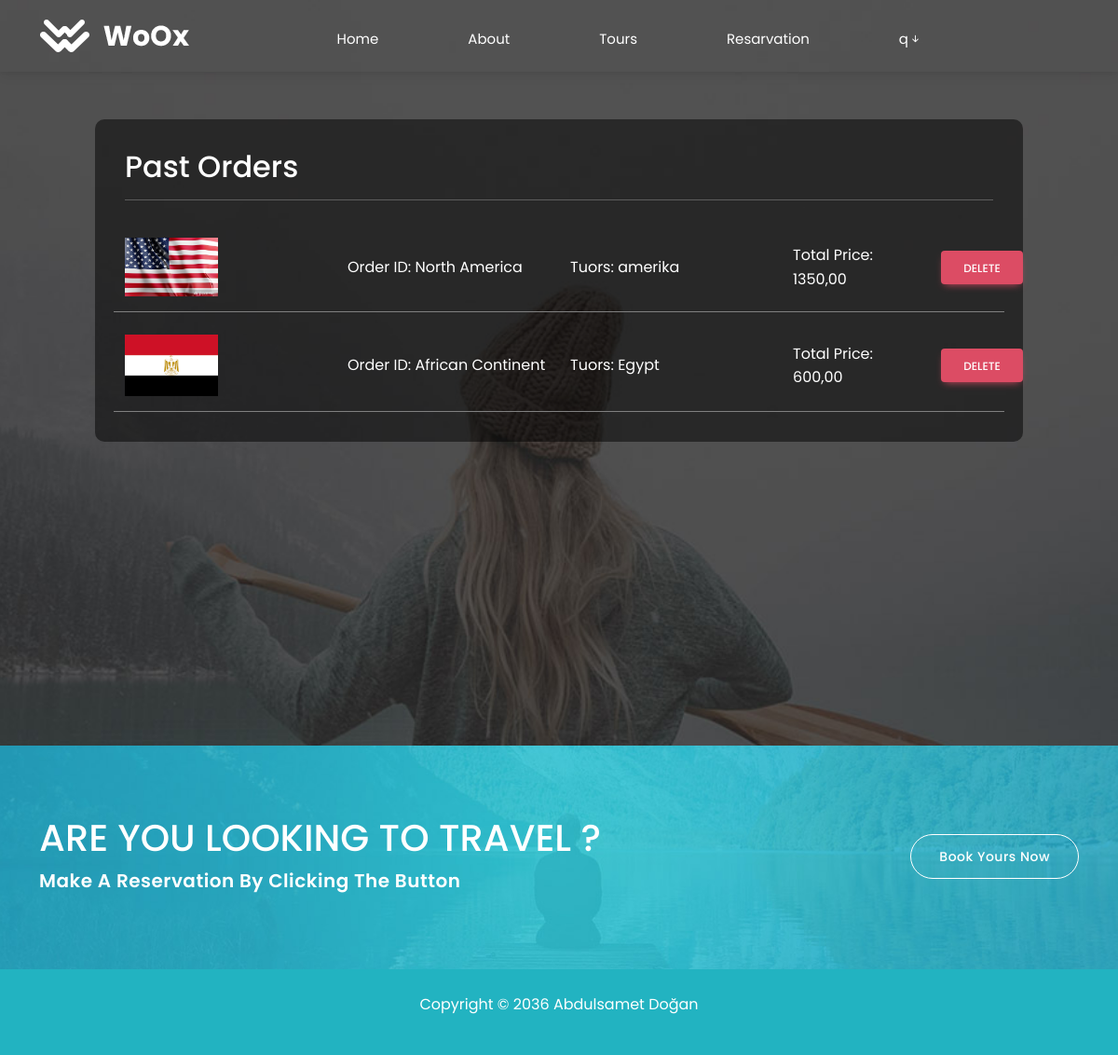
/past_orders/ (signed in), run on the app's committed database.
### appUser/models.py (models this page shows, shortened)
class PastOrder(models.Model):
    user = models.ForeignKey(User, on_delete=models.CASCADE,null=True)
    tuors = models.ForeignKey(Tour, on_delete=models.CASCADE,null=True)
    total_price = models.DecimalField(max_digits=10, decimal_places=2,null=True)

### appMy/models.py (models this page shows)
class Tour(models.Model):
    continents = models.ForeignKey(Continents, verbose_name=("kıta"), on_delete=models.CASCADE, blank=True, null=True)
    header=models.CharField(("tur üleksi"), max_length=50)
    text=models.TextField(("içerik"),max_length=5000)
    duration=models.CharField(("tur süresi"), max_length=50,null=True,blank=True)
    price=models.CharField(("fiyat"), max_length=50)
    total_price=models.CharField(("toplam yolcu adeti"), max_length=50,null=True)
    city=models.ManyToManyField(City, verbose_name=("şehirler"),blank=True)
    img=models.ImageField(("ülke bayrağı"), upload_to="None", max_length=500,null=True,blank=True)
    def __str__(self):
        return self.header

class Continents (models.Model):
    header=models.CharField(("kıta adı"), max_length=50)
    text=models.TextField(("içerik"),max_length=2000)
    img=models.ImageField(("resim"), upload_to="resin",  max_length=500)
    population=models.CharField(("kıta nüfusu"), max_length=50)
    area=models.CharField(("kıta yüz ölçümü"), max_length=50)
    countries_total=models.CharField(("kıtadaki toplam ülke"), max_length=50)
    video=models.TextField(("videos"),max_length=500,null=True)
    def __str__(self):
        return self.header

### appUser/views.py (the view)
# urls.py: path('past_orders/', past_orders, name='past_orders'),
def past_orders(request):
    past_orders = PastOrder.objects.filter(user=request.user)
    if request.method == "POST":
        button = request.POST.get("button")
        if button == "delete":
            selected_order_id = request.POST.get("order_id")
            selected_order = PastOrder.objects.get(user=request.user, id=selected_order_id)
            selected_order.delete()
    context = {
        "past_orders": past_orders
    }
    return render(request,"user/pastorders.html",context)

### appMy/templates/user/pastorders.html (shortened to what this page needs)
{% extends "base.html" %}
{% load static %}
{% block body %}
<div class="account">
  <div class="row  justify-content-center">
    <div class="col-md-10 ">
      <div class="contentss ">
        <div class="row">
          <div class="col-md-12   ">
            <h2>Past Orders</h2>
            <hr>
            <div class="detail  ">
             <form action="" method="POST">
              {% if past_orders  %}
              {% for i in past_orders %}
             <div class="row">
              <div class="col-md-12  mt-4 details">
                <div class="row">
                  <div class="col-md-3" >  <img src="{{ i.tuors.img.url  }}" width="100" alt=""></div>
                  <div class="col-md-3 align-self-center"> <p>Order ID: <span>{{ i.tuors.continents }}</span></p> </div>
                  <div class="col-md-3 align-self-center"> <p>Tuors: <span>{{ i.tuors }}</span></p> </div>
                  <div class="col-md-2 align-self-center">     <p>Total Price: {{ i.total_price }}</p></div>
                  <div class="col-md-1 align-self-center"> <a href="{% url 'past_orders_delete' i.id %}" class="btn btn-danger">Delete</a></div>
                </div>
              </div>
             </div>
              {% endfor %}
            {% else %}
            <p>No past orders found.</p>
            {% endif %}
          </form>
            </div>
          </div>
        </div>
      </div>
    </div>
  </div>
</div>
{% endblock body %}

### appMy/templates/part/_header.html (shortened to what this page needs)
{% load static %}
  <nav class="navbar navbar-expand-lg  bg-color fixed-top p-3">
    <div class="container  ">
      <a class="navbar-brand" href="#"> <img src="{% static 'img/logo.png'  %}" alt="">  </a>
      <div class="collapse navbar-collapse   " id="navbarSupportedContent">
        <ul class="navbar-nav me-auto mb-2 mb-lg-0  w-100 d-flex justify-content-end ">
          <li class="nav-item  ">
            <a class="nav-link " aria-current="page" href=" {%  url 'index'  %} ">Home</a>
          </li>
          <li class="nav-item">
            <a class="nav-link " aria-current="page" href="{% url 'about'  %}">About</a>
          </li>
          <li class="nav-item">
            <a class="nav-link " aria-current="page" href="{% url 'deals'  %}">Tours</a>
          </li>
          {% if request.user.is_authenticated %}
          <li class="nav-item">
            <a class="nav-link " aria-current="page" href="{% url 'BasketUser' %}">Resarvation</a>
          </li>
          {% endif %}
          <li class="nav-item">
            {% if request.user.is_authenticated %}
            <ul class="navbar-nav">
              <li class="nav-item dropdown">
                <a class="nav-link " href="#" role="button" data-bs-toggle="dropdown" >
                  {{ user.username }}<i class="bi bi-arrow-down-short"></i>
                </a>
            {% else %}
            <a class="nav-link " aria-current="page" href="{% url 'register'  %}">Login / Register</a>
            {% endif %}
          </li>
        </ul>
      </div>
    </div>
  </nav>

### appMy/static/style.css (style rules this page uses)
body { font-family: "Poppins", sans-serif; }
body img { max-width: 100%; }
body a { text-decoration: none; }
.navbar .nav-link { color: #fff; font-weight: 400; font-size: 15px; line-height: 25px; }
.navbar .nav-item { margin-right: 5rem; height: 35px; }
.nav-link { position: relative; }
.nav-link::before, .nav-link::after { content: ""; position: absolute; width: 0%; height: 2px; bottom: 0; background-color: #fff; transition: all 0.3s ease-in-out; }
.nav-link::before { left: 0; }
.nav-link::after { right: 0; }
.account { margin-top: 0rem; padding-top: 8rem; padding-bottom: 8rem; width: 100%; min-height: 100vh; background: url(img/banner-03.jpg); background-attachment: fixed; background-repeat: no-repeat; background-position: center; background-size: cover; color: #fff; }
.account .contentss { background: rgba(0, 0, 0, 0.5); padding: 2rem; border-radius: 10px; }
.account .contentss .detail { color: #fff; }
.account .contentss .detail .details p { padding: 0px; margin: 0px; align-self: center; }

### appMy/templates/user/pastorders.html (style rules this page uses)
.details { border-bottom: 1px solid gray; padding-bottom: 1rem; }

### data on the page
PastOrder: tuors.img (picture), tuors.continents "North America", tuors "amerika", total_price "1350,00"
PastOrder: tuors.img (picture), tuors.continents "African Continent", tuors "Egypt", total_price "600,00"

### other printed values
{{ user.username }} "q"
